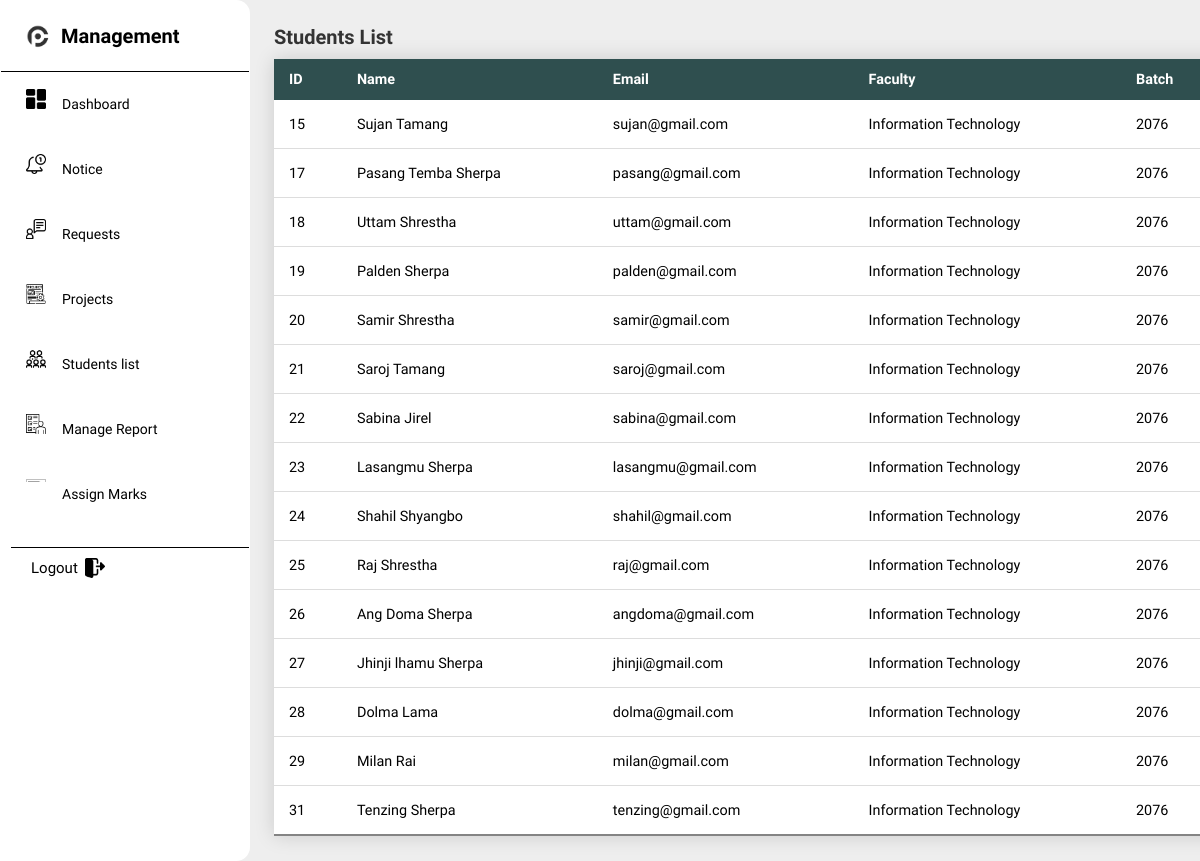
Page /supervisor/studentlist.php on the committed database.
### tables this page shows
CREATE TABLE `users` (
  `user_id` int(255) NOT NULL,
  `username` varchar(255) NOT NULL,
  `email` varchar(255) NOT NULL,
  `password` varchar(255) NOT NULL,
  `cpassword` varchar(255) NOT NULL,
  `faculty` varchar(255) NOT NULL,
  `batch` year(4) NOT NULL,
  `joined_at` timestamp NOT NULL DEFAULT current_timestamp()
);

### supervisor/studentlist.php (the view, shortened to what this page needs)
<!DOCTYPE html>
<html lang="en">
<head>
    <link rel="stylesheet" href="../css/style.css">
</head>
<body>
  <?php  include '../sidebar.php';
              include '../html/dbcon.php';?>
  <section id="sarnuparyo">
    <main>
      <header>Students List</header>
    <table class="content-table">
        <thead>
          <tr>
            <th>ID</th>
            <th>Name</th>
            <th>Email</th>
            <th>Faculty</th>
            <th>Batch</th>
          </tr>
        </thead>
        <tbody>
          <?php
              $selectquery = " select * from users";
              $query = mysqli_query($con, $selectquery);
              while($res = mysqli_fetch_array($query)){
              ?><tr>
                <td><?php echo $res['user_id'];?></td>
                <td><?php echo $res['username'];?></td>
                <td><?php echo $res['email'];?></td>
                <td><?php echo $res['faculty'];?></td>
                <td><?php echo $res['batch'];?></td>
              </tr>
              <?php
              }
          ?>
        </tbody>
      </table>
      </main>
      </section>
</body>
</html>

### css/style.css (style rules this page uses)
* { margin: 0; padding: 0; box-sizing: border-box; font-family: 'Ubuntu', sans-serif; }
body { width: 100%; overflow-x: auto; background: #eee; background-size: cover; background-position: center center; background-attachment: fixed; }
#sarnuparyo { position: relative; width: calc(100% - 250px); transition: .5s ease; left: 100px; }
#sarnuparyo main { width: 100%; padding: 25px 24px; overflow-y: auto; }
#sarnuparyo main header { position: relative; font-size: 20px; font-weight: 600; color: #333; margin-bottom: 10px; }
.content-table { border-collapse: collapse; font-size: 0.9em; width: 73em; border-radius: 5px 5px 0 0; box-shadow: 0 0 20px rgba(0, 0, 0, 0.15); }
.content-table thead tr { background-color: darkslategray; color: #ffffff; text-align: left; font-weight: bold; }
.content-table th, .content-table td { padding: 12px 15px; }
.content-table tbody tr { border-bottom: 1px solid #dddddd; background-color: white; }
.content-table tbody tr:last-of-type { border-bottom: 2px solid #848484; }

### sidebar.php (style rules this page uses)
body { margin: 0; font-family: 'Ubuntu', sans-serif; }
* { margin: 0; padding: 0; list-style: none; text-decoration: none; box-sizing: border-box; }
#check:checked ~ #sarnuparyo { margin-left: 150px; }

### rows in the picture
users: user_id "15", username "Sujan Tamang", email "sujan@gmail.com", faculty "Information Technology", batch "2076"
users: user_id "17", username "Pasang Temba Sherpa", email "pasang@gmail.com", faculty "Information Technology", batch "2076"
users: user_id "18", username "Uttam Shrestha", email "uttam@gmail.com", faculty "Information Technology", batch "2076"
users: user_id "19", username "Palden Sherpa", email "palden@gmail.com", faculty "Information Technology", batch "2076"
users: user_id "20", username "Samir Shrestha", email "samir@gmail.com", faculty "Information Technology", batch "2076"
users: user_id "21", username "Saroj Tamang", email "saroj@gmail.com", faculty "Information Technology", batch "2076"
users: user_id "22", username "Sabina Jirel", email "sabina@gmail.com", faculty "Information Technology", batch "2076"
users: user_id "23", username "Lasangmu Sherpa", email "lasangmu@gmail.com", faculty "Information Technology", batch "2076"
users: user_id "24", username "Shahil Shyangbo", email "shahil@gmail.com", faculty "Information Technology", batch "2076"
users: user_id "25", username "Raj Shrestha", email "raj@gmail.com", faculty "Information Technology", batch "2076"
users: user_id "26", username "Ang Doma Sherpa", email "angdoma@gmail.com", faculty "Information Technology", batch "2076"
users: user_id "27", username "Jhinji lhamu Sherpa", email "jhinji@gmail.com", faculty "Information Technology", batch "2076"
users: user_id "28", username "Dolma Lama", email "dolma@gmail.com", faculty "Information Technology", batch "2076"
users: user_id "29", username "Milan Rai", email "milan@gmail.com", faculty "Information Technology", batch "2076"
users: user_id "31", username "Tenzing Sherpa", email "tenzing@gmail.com", faculty "Information Technology", batch "2076"
